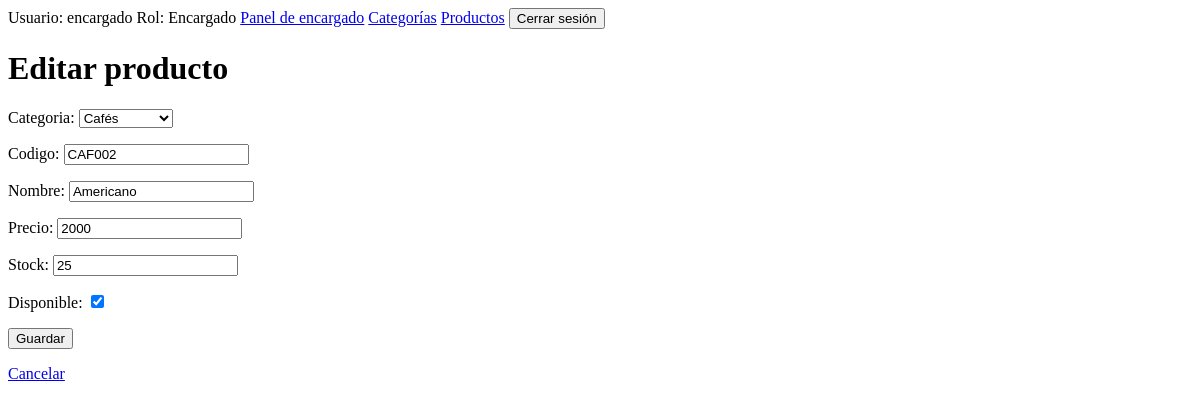
Before: /encargado/productos/2/editar/ (signed in) with the older database file.
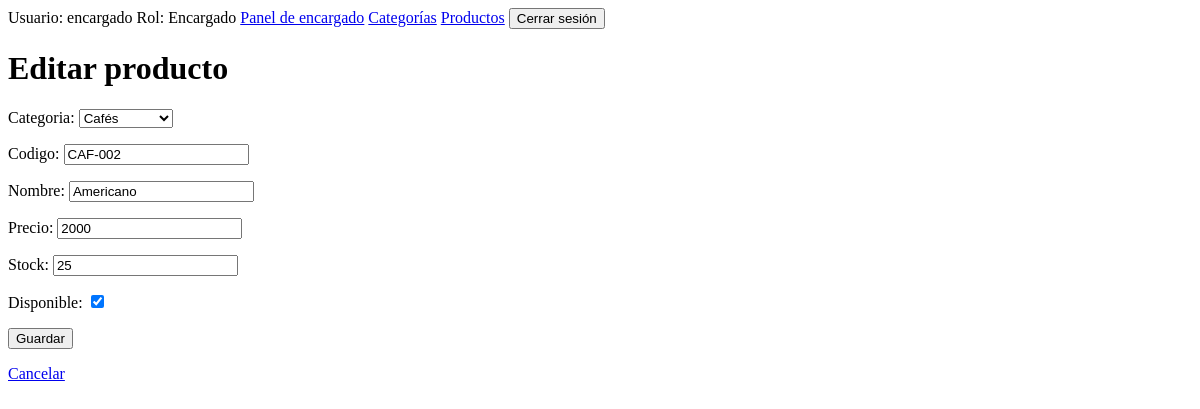
After: the same page with the newer database file.
### fiores/models.py (models this page shows, shortened)
class Producto(models.Model):
    categoria = models.ForeignKey(
        Categoria,
        on_delete=models.PROTECT,
        related_name="productos",
    )
    codigo = models.CharField(max_length=10, unique=True)
    nombre = models.CharField(max_length=100)
    precio = models.IntegerField()
    stock = models.IntegerField(default=0)
    disponible = models.BooleanField(default=True)
    creado = models.DateTimeField(default=timezone.now)
    class Meta:
        ordering = ["nombre"]
        verbose_name = "producto"
        verbose_name_plural = "productos"
        constraints = [
            models.CheckConstraint(condition=models.Q(precio__gte=0), name="producto_precio_no_negativo"),
            models.CheckConstraint(condition=models.Q(stock__gte=0), name="producto_stock_no_negativo"),
        ]

### fiores/views.py (the view)
# urls.py: path("encargado/productos/<int:pk>/editar/", views.producto_editar, name="producto_editar"),
@login_required
def producto_editar(request, pk):
    revisar_encargado(request)
    producto = get_object_or_404(Producto, pk=pk)
    form = ProductoForm(request.POST or None, instance=producto)
    if request.method == "POST" and form.is_valid():
        form.save()
        messages.success(request, "Producto actualizado correctamente.")
        return redirect("producto_detalle", pk=producto.pk)
    return render(request, "fiores/producto_form.html", {"form": form, "titulo": "Editar producto"})

### fiores/forms.py
class ProductoForm(forms.ModelForm):
    class Meta:
        model = Producto
        fields = [
            "categoria",
            "codigo",
            "nombre",
            "precio",
            "stock",
            "disponible",
        ]

### fiores/context_processors.py (called while the page is built)
def carrito(request):
    unidades = 0
    carrito = request.session.get("carrito", {})
    for cantidad in carrito.values():
        unidades += int(cantidad)
    return {"carrito_unidades": unidades}

### fiores/models.py (called while the page is built)
    def __str__(self):
        return self.nombre

### fiores/views.py (called while the page is built)
def revisar_encargado(request):
    if not request.user.is_staff:
        raise PermissionDenied

### fiores/templates/fiores/producto_form.html (shortened to what this page needs)
{% extends "fiores/base.html" %}
{% block content %}
    <h1>{{ titulo }}</h1>
    <form method="post">
        {{ form.as_p }}
        <button type="submit">Guardar</button>
    </form>
    <p><a href="{% url 'producto_lista' %}">Cancelar</a></p>
{% endblock %}

Changed rows visible on the page:
changed Producto "Cafés": codigo "CAF002" → "CAF-002"
